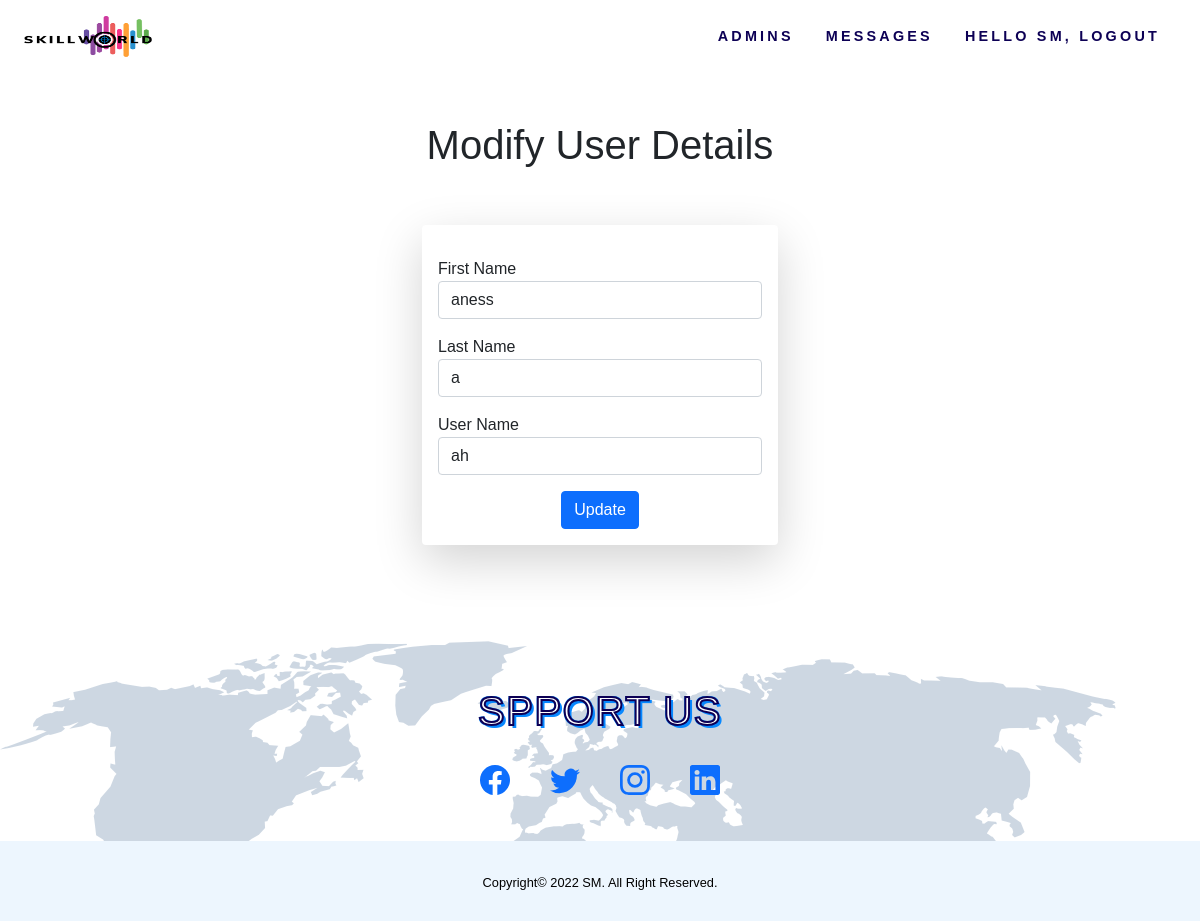
The app's page /admin/update-user.php?id=5 (signed in) with its own data.
### tables this page shows
CREATE TABLE `user` (
  `id` int(11) NOT NULL,
  `fullname` varchar(30) NOT NULL,
  `lastname` varchar(30) NOT NULL,
  `username` varchar(30) NOT NULL,
  `password` varchar(30) NOT NULL,
  `role` int(1) NOT NULL DEFAULT 1
);

### admin/update-user.php (the view, shortened to what this page needs)
<?php include "header.php";
?>
  <div id="admin-content">
      <div class="container ">
          <div class="row d-flex justify-content-center">
              <div class="col-md-12 mt-5">
                  <h1 class=" text-center">Modify User Details</h1>
              </div>
              <div class="col-md-offset-4 col-md-4 mt-5">
                <?php
                include "config.php";
                $user_id = $_GET['id'];
                $sql = "SELECT * FROM user WHERE id = {$user_id}";
                $result = mysqli_query($conn, $sql) or die("Query Failed.");
                if(mysqli_num_rows($result) > 0){
                  while($row = mysqli_fetch_assoc($result)){
                ?>
                  <form  class="shadow-lg p-3 mb-5 bg-white rounded" action="<?php $_SERVER['PHP_SELF']?>" method ="POST">
                          <div class="form-group mt-3">
                          <label>First Name</label>
                          <input type="text" name="f_name" class="form-control" value="<?php echo $row['fullname'];  ?>" required>
                      </div>
                      <div class="form-group mt-3">
                          <label>Last Name</label>
                          <input type="text" name="l_name" class="form-control" value="<?php echo $row['lastname'];  ?>" required>
                      </div>
                      <div class="form-group mt-3">
                          <label>User Name</label>
                          <input type="text" name="username" autocomplete="off"  class="form-control" value="<?php echo $row['username']; ?>" placeholder="" required>
                      </div>
                      <div class="d-flex justify-content-center mt-3">
                      <input type="submit" name="submit" class="btn btn-primary" value="Update" required />
                      </div>
                  </form>
                  <?php
                }
              }
                   ?>
              </div>
          </div>
      </div>
  </div>
<?php include "footer.php"; ?>

### style/style.css (style rules this page uses)
body { font-family: Verdana, Geneva, Tahoma, sans-serif; overflow-x: hidden; scroll-behavior: smooth; background-color: white; -webkit-user-select: none; -moz-user-select: none; -ms-user-select: none; user-select: none; }

### records on screen
user: f_name "aness", l_name "a", username "ah"

### other values on screen
$_SESSION["username"] "SM"
